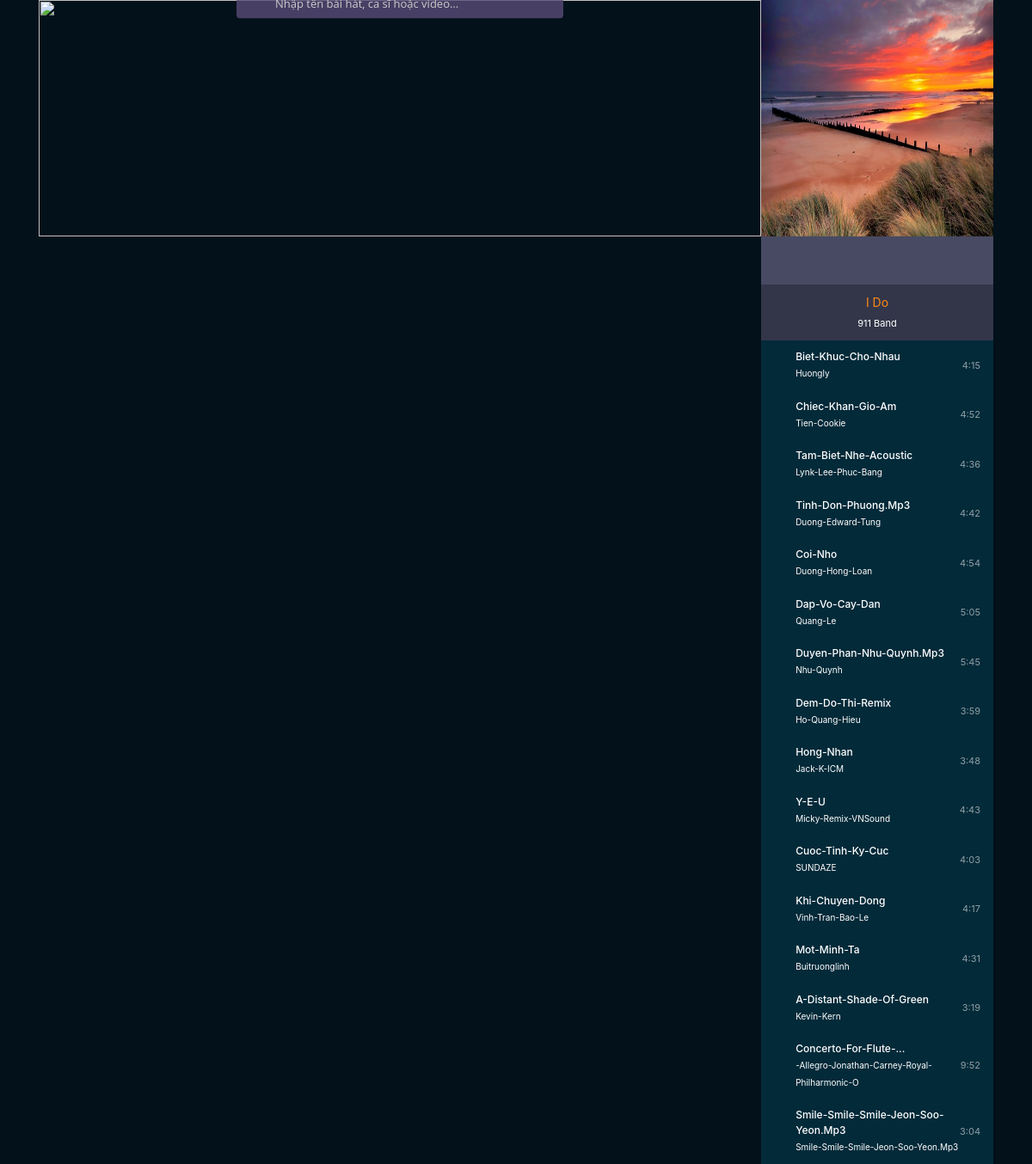
The page /edm.php on the database its author committed.
### tables this page shows
CREATE TABLE `song` (
  `idsong` int(11) NOT NULL,
  `avatarsong` varchar(100) NOT NULL,
  `path` varchar(100) NOT NULL,
  `namesong` varchar(100) NOT NULL,
  `tacgia` varchar(100) NOT NULL,
  `tg` varchar(11) NOT NULL
);

### edm.php (the view, shortened to what this page needs)
<!DOCTYPE html>
<html lang="vi">
  <head>
    <link rel="stylesheet" href="css/index.css">
  </head>
  <body>
    <?php
            		  $db = mysqli_connect("localhost", "root", "", "mymusic");
            		?>
    <div class="page-body">
      <div class="container">
        <div class="row">
          <div class="col-lg-9 pad-left">
            <div class="content-two">
              <div class="banner">
                <div class="item-banner"><img src="https://photo-zmp3.zadn.vn/banner/4/f/3/3/4f33282d3ec07e7b9b03ba274d8546ca.jpg"></div>
              </div>
              <div class="header-search-wrap">
                <form>
                  <div class="header-search-group">
                    <label><a class="fa fa-search"></a>
                      <input type="text" autocomplete="off" aria-autocomplete="list" aria-controls="react-autowhatever-1" placeholder="Nhập tên bài hát, ca sĩ hoặc video…" value="" class="form-control z-input-placeholder">
                    </label>
                  </div>
                </form>
              </div>
            </div>
          </div>
          <div class="col-lg-3 pad-right">
            <div class="content-three">
              <div class="play-song">
                <div class="background-song"><img src="images/hoang-hon-1.jpg"></div>
                <div class="play-pause"><i class="fa fa-backward" onclick="forward();"></i><i class="fa fa-play pause" onclick="playcurrAudio();"></i><i class="fa fa-forward" onclick="reward();"></i></div>
                <div class="name-song">
                  <p class="text-name">I Do</p><span class="author">911 Band</span>
                </div>
              </div>
              <div class="list-song">
              			<?php
                	       $resultdb = mysqli_query($db, "select * from song");
                		  while (($row = mysqli_fetch_array($resultdb))!= null){
                		?>
                <div class="item-song" onclick="playAudio(<?php echo $row['idsong']?>)">
                  <div class="item-play">
                  <i class="fa fa-play" id="button-play"></i>
                    <div class="name-song">
                      <p class="text-name">
                            <?php
                              echo $row["namesong"];
                            ?>
                      </p><span class="author">
                            <?php
                              echo $row["tacgia"];
                            ?>
                          </span>
                    </div>
                  </div>
                  <div class="time-song">
                  			<?php
                              echo $row["tg"];
                            ?>
                   </div>
                </div>
                	<?php
            		  }
            		?>
              </div>
            </div>
          </div>
        </div>
      </div>
    </div>
  </body>
</html>

### rows shown on the page
song: namesong "Biet-Khuc-Cho-Nhau", tacgia "Huongly", tg "4:15"
song: namesong "Chiec-Khan-Gio-Am", tacgia "Tien-Cookie", tg "4:52"
song: namesong "Tam-Biet-Nhe-Acoustic", tacgia "Lynk-Lee-Phuc-Bang", tg "4:36"
song: namesong "Tinh-Don-Phuong.mp3", tacgia "Duong-Edward-Tung", tg "4:42"
song: namesong "Coi-Nho", tacgia "Duong-Hong-Loan", tg "4:54"
song: namesong "Dap-Vo-Cay-Dan", tacgia "Quang-Le", tg "5:05"
song: namesong "Duyen-Phan-Nhu-Quynh.mp3", tacgia "Nhu-Quynh", tg "5:45"
song: namesong "Dem-Do-Thi-Remix", tacgia "Ho-Quang-Hieu", tg "3:59"
song: namesong "Hong-Nhan", tacgia "Jack-K-ICM", tg "3:48"
song: namesong "Y-E-U", tacgia "Micky-Remix-VNSound", tg "4:43"
song: namesong "Cuoc-Tinh-Ky-Cuc", tacgia "SUNDAZE", tg "4:03"
song: namesong "Khi-Chuyen-Dong", tacgia "Vinh-Tran-Bao-Le", tg "4:17"
song: namesong "Mot-Minh-Ta", tacgia "Buitruonglinh", tg "4:31"
song: namesong "A-Distant-Shade-Of-Green", tacgia "Kevin-Kern", tg "3:19"
song: namesong "Concerto-For-Flute-...", tacgia "-Allegro-Jonathan-Carney-Royal-Philharmonic-O", tg "9:52"
song: namesong "Smile-Smile-Smile-Jeon-Soo-Yeon.mp3", tacgia "Smile-Smile-Smile-Jeon-Soo-Yeon.mp3", tg "3:04"
